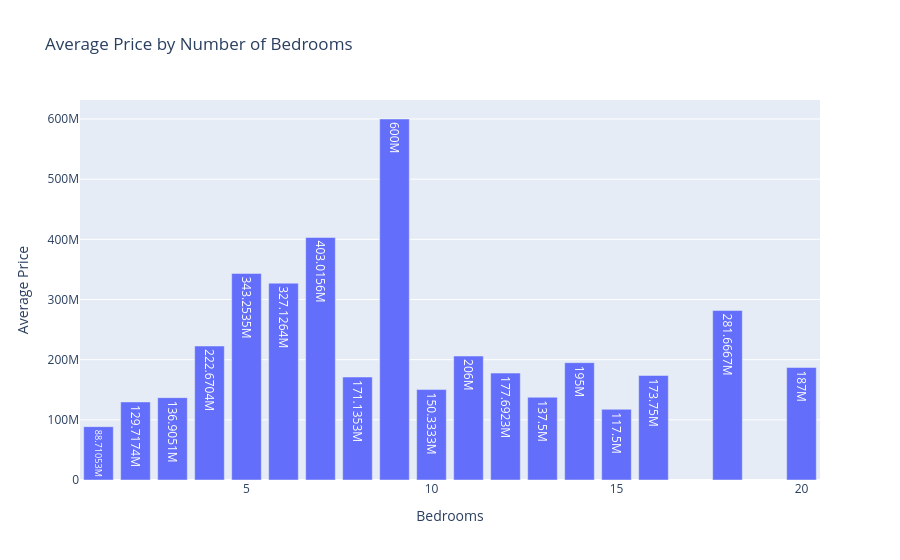

Notebook cell for this chart:
### Code cell
bedroom_price = df.groupby('bedrooms')['price'].mean().reset_index()

fig = px.bar(
    bedroom_price,
    x="bedrooms",
    y="price",
    title="Average Price by Number of Bedrooms",
    labels={"bedrooms": "Bedrooms", "price": "Average Price"},
    text_auto=True  
)

fig.show()

### Figure 1 — Plotly figure (JSON) as saved in the notebook; plotly's stock layout.template omitted (floating-point values rounded to 4 significant figures)
{"data": [{"hovertemplate": "Bedrooms=%{x}<br>Average Price=%{y}<extra></extra>", "legendgroup": "", "marker": {"color": "#636efa", "pattern": {"shape": ""}}, "name": "", "orientation": "v", "showlegend": false, "textposition": "auto", "texttemplate": "%{y}", "type": "bar", "x": [1.0, 2.0, 3.0, 4.0, 5.0, 6.0, 7.0, 8.0, 9.0, 10.0, 11.0, 12.0, 13.0, 14.0, 15.0, 16.0, 18.0, 20.0], "xaxis": "x", "y": [88710000.0, 129700000.0, 136900000.0, 222700000.0, 343300000.0, 327100000.0, 403000000.0, 171100000.0, 600000000.0, 150300000.0, 206000000.0, 177700000.0, 137500000.0, 195000000.0, 117500000.0, 173800000.0, 281700000.0, 187000000.0], "yaxis": "y"}], "layout": {"barmode": "relative", "legend": {"tracegroupgap": 0}, "title": {"text": "Average Price by Number of Bedrooms"}, "xaxis": {"anchor": "y", "domain": [0, 1], "title": {"text": "Bedrooms"}}, "yaxis": {"anchor": "x", "domain": [0, 1], "title": {"text": "Average Price"}}}}
